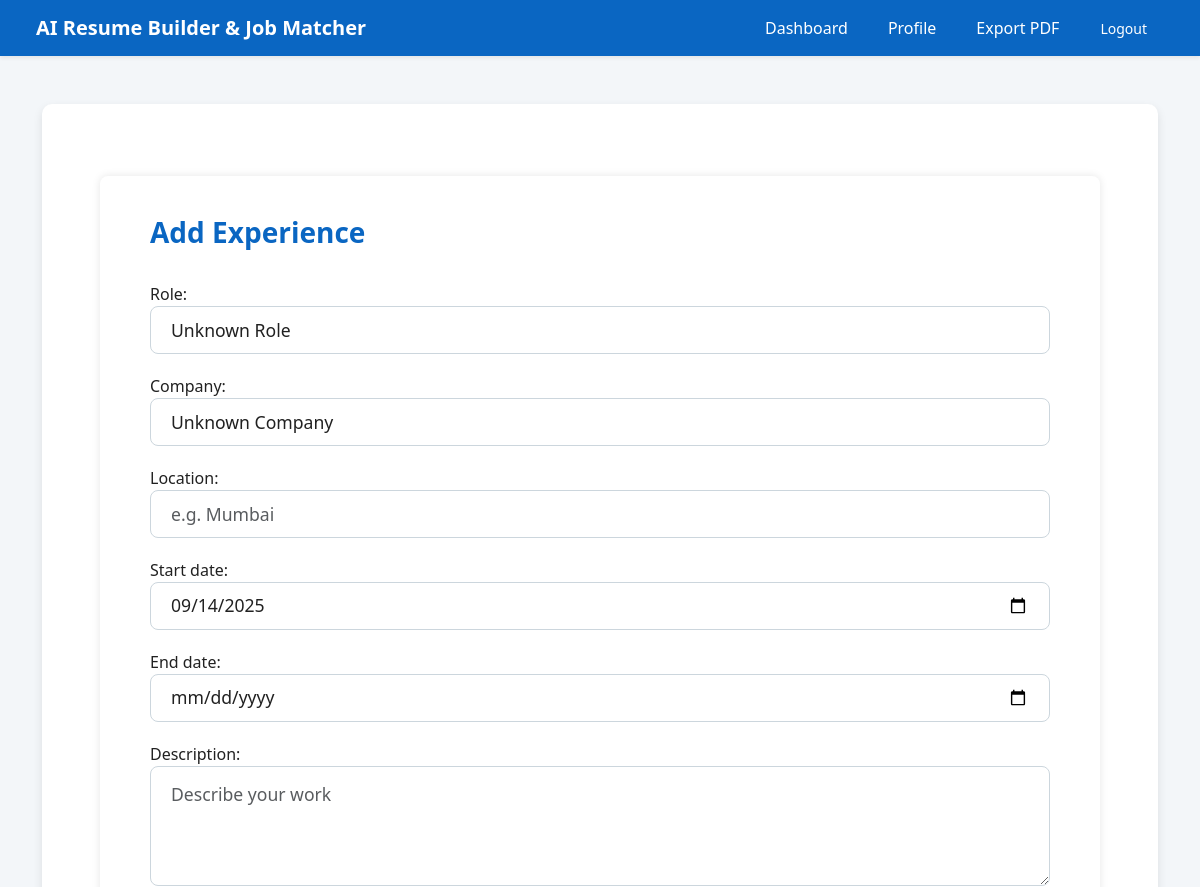
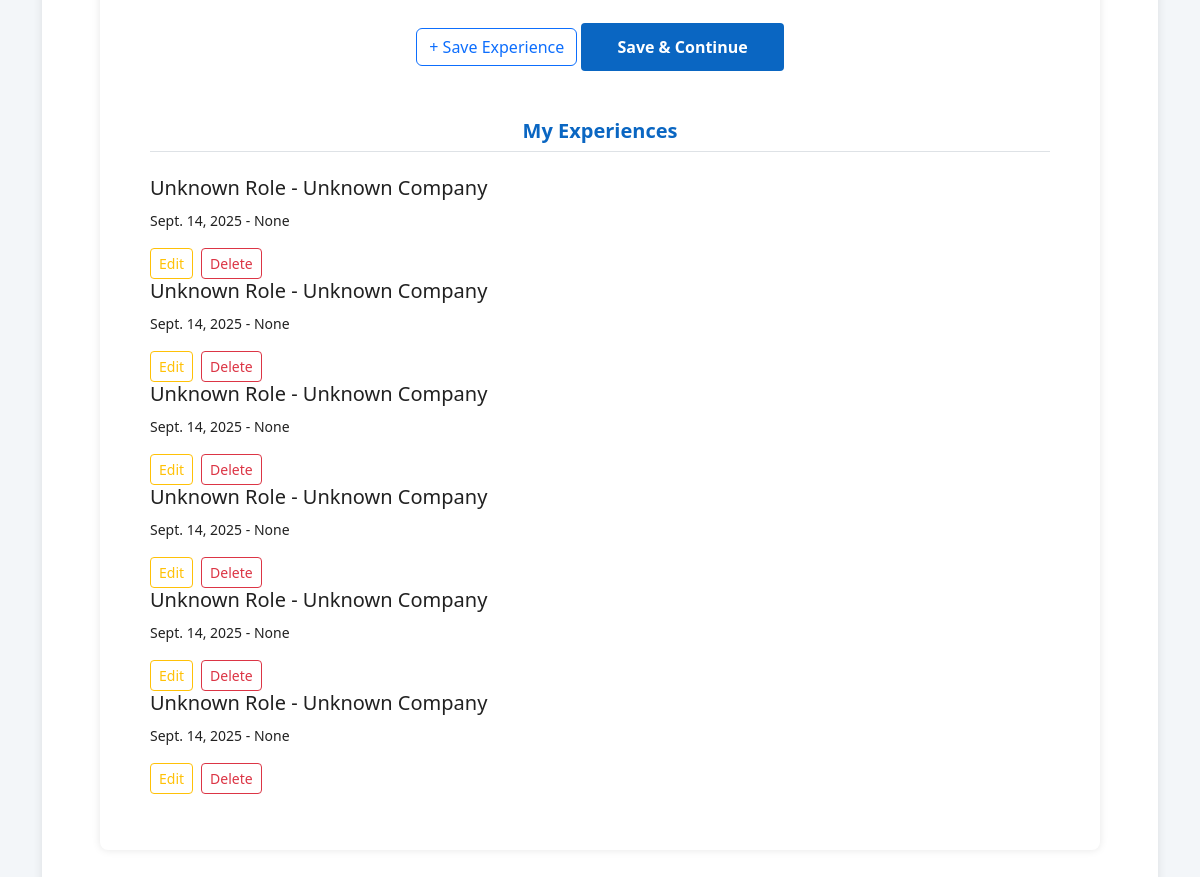
Page /experience/ (signed in) on the committed database (2 pictures, top to bottom).
### builder/models.py (models this page shows, shortened)
class Experience(models.Model):
    user = models.ForeignKey(User, on_delete=models.CASCADE, null=True, blank=True)
    role = models.CharField(max_length=255, default="Unknown Role")
    company = models.CharField(max_length=255, default="Unknown Company")
    location = models.CharField(max_length=255, blank=True, null=True)
    start_date = models.DateField(default=timezone.now)  # required, with safe default
    end_date = models.DateField(blank=True, null=True)
    description = models.TextField(blank=True, null=True)
    created_at = models.DateTimeField(auto_now_add=True)

### builder/views.py (the view)
# urls.py: path('experience/', views.experience_view, name='experience'),
@login_required
def experience_view(request):
    experiences = Experience.objects.filter(user=request.user)
    form = ExperienceForm()
    return render(request, "builder/experience.html", {"experiences": experiences, "form": form})

### builder/forms.py
class ExperienceForm(forms.ModelForm):
    class Meta:
        model = Experience
        fields = ["role", "company", "location", "start_date", "end_date", "description"]
        widgets = {
            "role": forms.TextInput(attrs={"class": "form-control", "placeholder": "e.g. Software Engineer"}),
            "company": forms.TextInput(attrs={"class": "form-control", "placeholder": "e.g. Google"}),
            "location": forms.TextInput(attrs={"class": "form-control", "placeholder": "e.g. Mumbai"}),
            "start_date": forms.DateInput(attrs={"type": "date", "class": "form-control"}),
            "end_date": forms.DateInput(attrs={"type": "date", "class": "form-control"}),
            "description": forms.Textarea(attrs={"class": "form-control", "rows": 3, "placeholder": "Describe your work"}),
        }

### builder/templates/builder/experience.html (shortened to what this page needs)
{% extends "builder/base.html" %}
{% load widget_tweaks %}
{% block content %}
<div class="container d-flex justify-content-center">
  <div class="linkedin-container">
    <h4>Add Experience</h4>
    <form method="post" action="{% url 'save_experience' %}">
      {% for field in form %}
        <div class="mb-3">
          {{ field.label_tag }}
          {{ field|add_class:"form-control" }}
        </div>
      {% endfor %}
      <div class="mt-4 text-center">
        <button type="submit" name="action" value="add" class="btn btn-outline-primary">+ Save Experience</button>
        <button type="submit" name="action" value="continue" class="btn btn-primary profile-button">Save & Continue</button>
      </div>
    </form>
    <h5 class="fw-bold text-center mt-5 mb-4 pb-2 border-bottom" style="color:#0a66c2;">My Experiences</h5>
    {% if experiences %}
      <ul class="list-unstyled">
        {% for exp in experiences %}
          <li class="project-card">
            <h5>{{ exp.role }} - {{ exp.company }}</h5>
            {% if exp.start_date or exp.end_date %}<small>{{ exp.start_date }} - {{ exp.end_date }}</small><br>{% endif %}
            <div class="mt-3 d-flex gap-2">
              <a href="{% url 'edit_experience' exp.pk %}" class="btn btn-sm btn-outline-warning">Edit</a>
              <form method="post" action="{% url 'delete_experience' exp.pk %}" style="display:inline;">
                <button type="submit" class="btn btn-sm btn-outline-danger" onclick="return confirm('Are you sure you want to delete this experience?');">Delete</button>
              </form>
            </div>
          </li>
        {% endfor %}
      </ul>
    {% else %}
      <p class="text-center text-muted py-4">No experience added yet.</p>
    {% endif %}
  </div>
</div>
{% endblock %}

### builder/templates/builder/base.html (shortened to what this page needs)
<!DOCTYPE html>
<html lang="en">
<head>
  <link href="https://cdn.jsdelivr.net/npm/bootstrap@5.3.2/dist/css/bootstrap.min.css" rel="stylesheet">
</head>
<body>
  <nav class="navbar navbar-expand-lg shadow-sm px-4">
    <div class="container-fluid">
      <a class="navbar-brand fw-bold" href="#">AI Resume Builder & Job Matcher</a>
      <div class="collapse navbar-collapse justify-content-end" id="navbarNav">
        <ul class="navbar-nav align-items-center gap-2">
          {% if user.is_authenticated %}
            <li class="nav-item">
              <a class="nav-link px-3 py-2" href="{% url 'dashboard' %}">Dashboard</a>
            </li>
            <li class="nav-item">
              <a class="nav-link px-3 py-2" href="{% url 'edit_profile' %}">Profile</a>
            </li>
            <li class="nav-item">
              <a class="nav-link px-3 py-2" href="{% url 'resume_pdf' %}">Export PDF</a>
            </li>
            <li class="nav-item">
              <form method="post" action="{% url 'logout' %}" class="d-inline">
                <button type="submit" class="btn btn-sm text-white logout-btn px-3 py-2">Logout</button>
              </form>
            </li>
          {% endif %}
        </ul>
      </div>
    </div>
  </nav>
  <main class="container my-5">
    <div class="card-custom">
      {% block content %}
      {% endblock %}
    </div>
  </main>
</body>
</html>

### builder/templates/builder/base.html (style rules this page uses)
body { background-color: #f3f6f9; }
.navbar { background-color: #0A66C2; }
.navbar .nav-link, .navbar-brand, .navbar button { color: #fff !important; font-weight: 500; }
.card-custom { background: #fff; border-radius: 10px; box-shadow: 0 4px 10px rgba(0,0,0,0.1); padding: 24px; }

### builder/templates/builder/experience.html (style rules this page uses)
.linkedin-container { width: 1000px; background-color: #ffffff; border-radius: 8px; box-shadow: 0 0 8px rgba(0,0,0,0.1); padding: 40px 50px; font-family: "Segoe UI", Tahoma, Geneva, Verdana, sans-serif; color: #212121; margin-top: 3rem; margin-bottom: 3rem; }
h4 { color: #0a66c2; font-weight: 600; font-size: 1.75rem; margin-bottom: 2rem; }
.form-control { border: 1px solid #ccd6dd; border-radius: 8px; padding: 14px 20px; font-size: 1.1rem; width: 100%; box-sizing: border-box; margin-bottom: 20px; height: 48px; transition: border-color 0.3s ease; font-family: inherit; color: #212121; }
textarea.form-control { height: auto; min-height: 120px; resize: vertical; padding-top: 14px; padding-bottom: 14px; }
.btn-primary.profile-button { background-color: #0a66c2; border: none; padding: 12px 36px; font-weight: 600; font-size: 1rem; border-radius: 4px; transition: background-color 0.3s ease; min-width: 180px; cursor: pointer; }

### rows in the picture
Experience: role "Unknown Role", company "Unknown Company", start_date "Sept. 14, 2025", end_date "None"
Experience: role "Unknown Role", company "Unknown Company", start_date "Sept. 14, 2025", end_date "None"
Experience: role "Unknown Role", company "Unknown Company", start_date "Sept. 14, 2025", end_date "None"
Experience: role "Unknown Role", company "Unknown Company", start_date "Sept. 14, 2025", end_date "None"
Experience: role "Unknown Role", company "Unknown Company", start_date "Sept. 14, 2025", end_date "None"
Experience: role "Unknown Role", company "Unknown Company", start_date "Sept. 14, 2025", end_date "None"

### other values in the picture
{{ field.label_tag }} "Role:" "Company:" "Location:" "Start date:" "End date:" "Description:"
